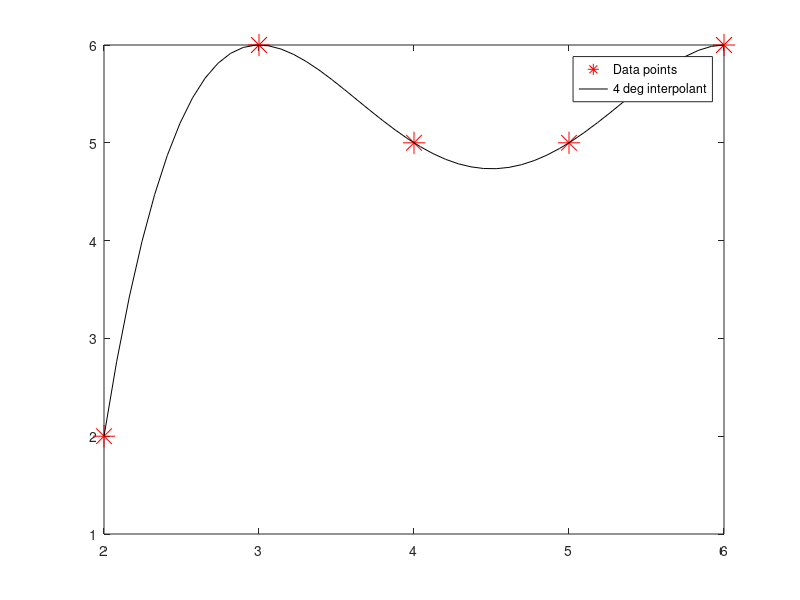
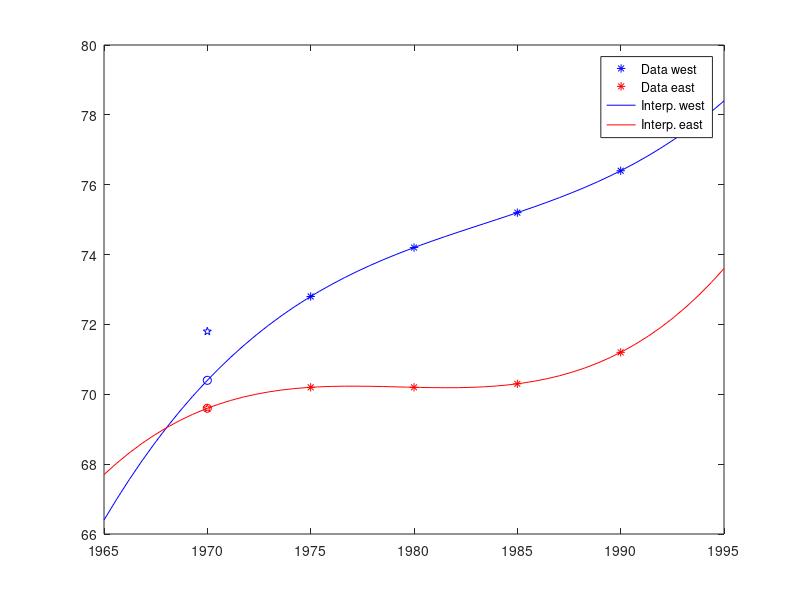

MATLAB code for these plots, in order: (Note: this script raises an error after producing the figures.)
% POLYNOMIAL INTERPOLATION IN 1D


%% TASK 1 
clf

x = [2,3,4,5,6];
y = [2,6,5,5,6];
plot(x,y,'r*', 'MarkerSize',16)
hold on

c = polyfit(x,y,4);
xx = linspace(min(x),max(x),50);
yy = polyval(c,xx);

plot(xx,yy, 'k')
legend("Data points", "4 deg interpolant");
saveas(gcf,'lab1.task1.png')


%% Task 2
clf
x = [1975,1980,1985,1990];
y_west = [72.8, 74.2, 75.2, 76.4];
y_east = [70.2, 70.2, 70.3, 71.2];
plot(x,y_west,'b*', x,y_east,'r*')
hold on

% Constructing interpolation
c_west = polyfit(x,y_west,length(x)-1);
c_east = polyfit(x,y_east,length(x)-1);

% Plotting interpolation
xx = linspace(1965,1995,50);
yy_west = polyval(c_west,xx);
yy_east = polyval(c_east,xx);
plot(xx,yy_west, 'b', xx, yy_east, 'r')


% Adding estimation for 1970
y_west_70 = polyval(c_west,1970)
y_east_70 = polyval(c_east,1970)
plot(1970, y_west_70, 'bo', 1970, y_east_70, 'ro')

% Adding true values for 1970
plot(1970, 71.8, "bpentagram")
plot(1970, 69.6, "rpentagram")

% Finializing plot and printing
legend("Data west", "Data east", "Interp. west", "Interp. east")
xlim([1965 1995])
saveas(gcf,'lab1.task2.png')

%% Task 3

% Data for testing 
x = [1975,1980,1985,1990];
y_west = [72.8, 74.2, 75.2, 76.4];
y_east = [70.2, 70.2, 70.3, 71.2];

% Testing function
y_west_70 = MyLagrangeInterpol(x,y_west,1970)
y_easy_70 = MyLagrangeInterpol(x,y_east,1970)


function yy = MyLagrangeInterpol(x,y,xx)
    n = length(x);
    nn = length(xx);
    for i=1:nn
        yy(i)=0;
        for k=1:n
            x_nk = x([1:k-1 k+1:end]);
            yy(i)=yy(i)+y(k) * prod( (xx(i)-x_nk) ./ (x(k)-x_nk ) );
        end
    end
end
